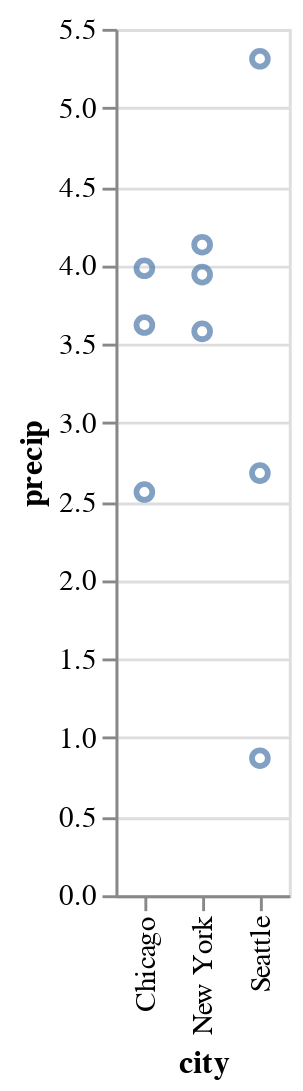

The notebook cell this image was saved under:
### Code cell
alt.Chart(df).mark_point().encode(
    y='precip',  
    x='city', 
)

### Figure 1 — Vega-Lite specification as saved in the notebook (floating-point values rounded to 4 significant figures)
{"config": {"view": {"continuousWidth": 400, "continuousHeight": 300}}, "data": {"name": "data-fdfbb22e8e0e89f6556d8a3b434b0c97"}, "mark": "point", "encoding": {"x": {"type": "nominal", "field": "city"}, "y": {"type": "quantitative", "field": "precip"}}, "$schema": "https://vega.github.io/schema/vega-lite/v4.8.1.json", "datasets": {"data-fdfbb22e8e0e89f6556d8a3b434b0c97": [{"city": "Seattle", "month": "Apr", "precip": 2.68}, {"city": "Seattle", "month": "Aug", "precip": 0.87}, {"city": "Seattle", "month": "Dec", "precip": 5.31}, {"city": "New York", "month": "Apr", "precip": 3.94}, {"city": "New York", "month": "Aug", "precip": 4.13}, {"city": "New York", "month": "Dec", "precip": 3.58}, {"city": "Chicago", "month": "Apr", "precip": 3.62}, {"city": "Chicago", "month": "Aug", "precip": 3.98}, {"city": "Chicago", "month": "Dec", "precip": 2.56}]}}
